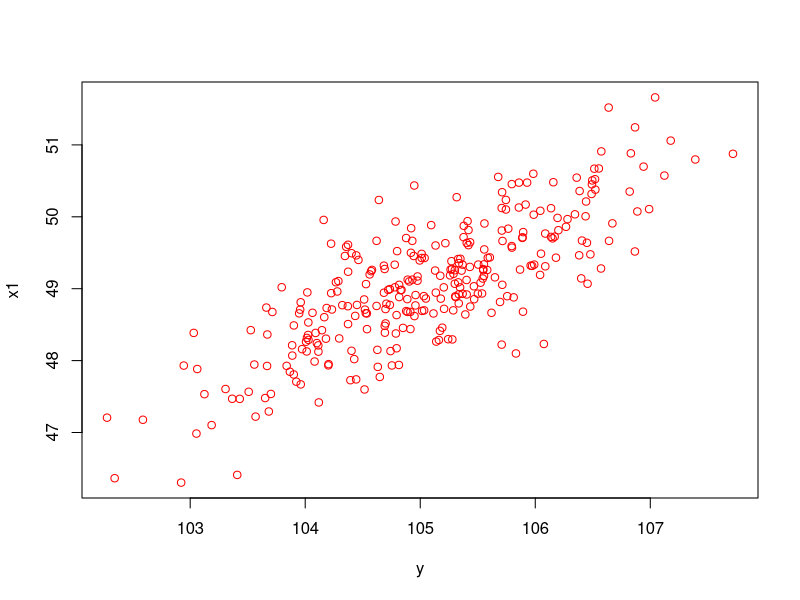
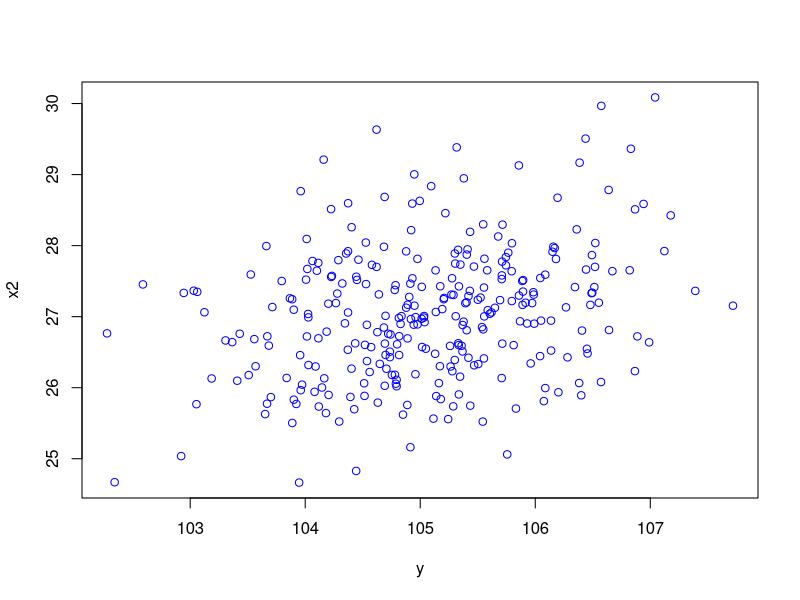
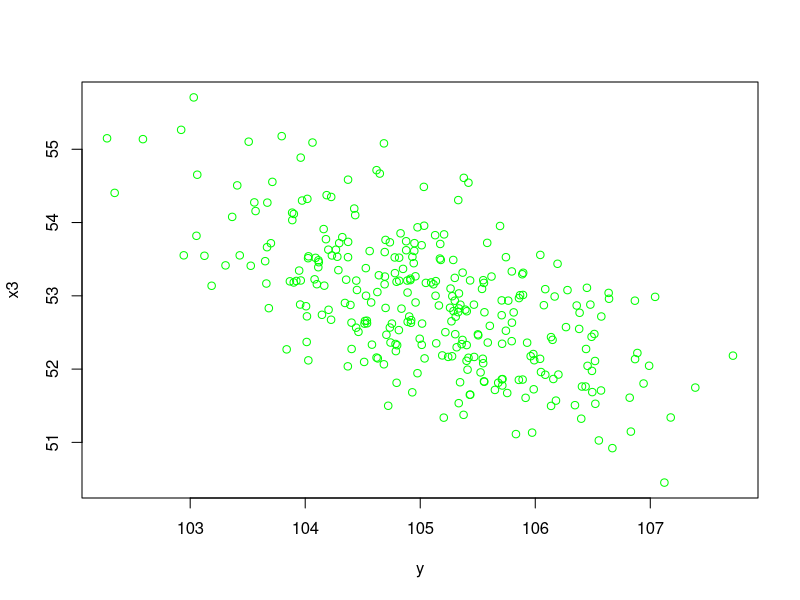

The R source for these figures, in order:
# install.packages('lmtest')
# install.packages('car')
library(lmtest)
library(car)

setwd('/Users/demg/Projects/FA/Course III/ECONOMETRICS/task6')
data <- read.table('./Demenchuk.txt',  header=TRUE)
data

y <- data$y
x1 <- data$x1
x2 <- data$x2
x3 <- data$x3

# Корреляционная матрица
cor(data) 

# Диаграммы рассеяния
plot(y, x1, col = 'red')
plot(y, x2, col= 'blue')
plot(y, x3, col = 'green')

########################################################################################
# Множественная модель
p_many <- lm(y~x1+x2+x3)
s_many <- summary(p_many)
s_many

A_many <- sum(abs(s_many$residuals/y)) / length(y) * 100 # Апроксимация
A_many

confint(p_many, level = 0.95) # Доверительные интервалы


beta_many_1 <- s_many$coefficients[2] # Бета коэффициент для x1
beta_many_1

delta_many_1 <- cor(y, x1) * beta_many_1 / s_many$r.squared # Дельта коэффициент для x1
delta_many_1
elastic_many_1 <- beta_many_1 * mean(x1) / mean(y) # Коэффициент эластичности для x1
elastic_many_1

beta_many_2 <- -s_many$coefficients[3] # Бета коэффициент для x2
beta_many_2
delta_many_2 <- cor(y, x2) * beta_many_2 / s_many$r.squared # Дельта коэффициент для x2
delta_many_2
elastic_many_2 <- beta_many_2 * mean(x2) / mean(y) # Коэффициент эластичности для x2
elastic_many_2

beta_many_3 <- -s_many$coefficients[4] # Бета коэффициент для x3
beta_many_3
delta_many_3 <- cor(y, x3) * beta_many_3 / s_many$r.squared  # Дельта коэффициент для x3
delta_many_3
elastic_many_3 <- beta_many_3 * mean(x3) / mean(y) # Коэффициент эластичности для x3
elastic_many_3


dwtest(p_many) # Тест Дарбина-Ватсона
bgtest(p_many, order = 1, order.by = NULL, type = c("Chisq", "F")) # Тест Бреуша-Годфри
gqtest(p_many, order.by = x1, fraction = 0.25) # Тест Голдфельда-Квандта для x1
bptest(p_many, studentize = TRUE) # Тест Бреуша-Пагана

###################################################################################################
# Парная модель
p_pair <- lm(y~x1)
s_pair <- summary(p_pair)
s_pair

A_pair <- sum(abs(s_pair$residuals/y)) / length(y) * 100 # Апроксимация
A_pair

confint(p_pair, level = 0.95) # Доверительные интервалы

beta_pair <- s_pair$coefficients[2] # Бета коэффициент для x1
beta_pair
delta_pair <- cor(y, x1) * beta_pair / s_pair$r.squared # Дельта коэффициент для x1
delta_pair
elastic_pair <- beta_pair * mean(x1) / mean(y) # Коэффициент эластичности для x1
elastic_pair


dwtest(p_pair) # Тест Дарбина-Ватсона
bgtest(p_pair, order = 1, order.by = NULL, type = c("Chisq", "F")) # Тест Бреуша-Годфри
gqtest(p_pair, order.by = x1, fraction = 0.25) # Тест Голдфельда-Квандта для x1
bptest(p_pair, studentize = TRUE) # Тест Бреуша-Пагана
####################################################################################################
error_pair <- sqrt(deviance(p_pair)/df.residual(p_pair))
error_many <- sqrt(deviance(p_many)/df.residual(p_many))

# Сравнение моделей
determ <- c(s_pair$r.squared , s_many$r.squared)
adjust_determ <- c(s_pair$adj.r.squared, s_many$adj.r.squared)
st_error <- c(error_pair, error_many)
print(st_error)
approx <- c(A_pair, A_many)
f_test <- c(s_pair$fstatistic[1], s_many$fstatistic[1])

compare <- data.frame(
  Коэффициент_детерминации=determ,
  Скорректированный_коэффициент=adjust_determ,
  Стандартная_ошибка_модели=st_error,
  Ошибка_аппроксимации=approx,
  F_тест=f_test
)

#Аппроксимация: меньше - лучше
#Стандартная ошибка: меньше- лучше
# Determinate: больше - лучше
# Adjust_determinate: больше - лучше
# F_test: больше - лучше


 #1 - парная
 #2 - множествееная
compare <- rbind(compare, list("Множественная модель", "Множественная модель", "Множественная модель", "Множественная модель", "Парная модель"))
compare
# Выигрывает множественная модель по 4 из 5 пунктов